Frame 1 (no input): blank canvas, image omitted
Frame 60 (the mouse pressed at the canvas centre just before this capture): blank canvas, image omitted
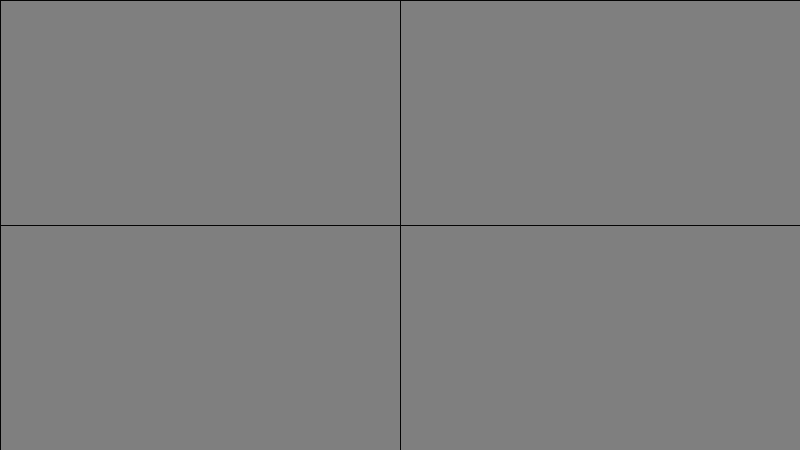
Frame 120 (the mouse held since frame 60 and released just before this capture)

The Processing sketch whose frames 1 and 60 were blank and that drew this single picture after the mouse press (run headless with seeded random() and noise(); from frame 60 on, the mouse is pressed at the canvas centre):

// Processing sketch: While_loop_grid
// ── While_loop_grid.pde
void setup(){
    size(800,450);
}


void draw(){
  background(127);  
  stroke(4);
  
  
  float Xpos=0;
  float Ypos=0;
  
  if (mouseX>0){
  while(Xpos<width){
    line(Xpos,0,Xpos,height);
    Xpos=Xpos+mouseX;
  }
  }
  
  
  if (mouseY>0){
  while(Ypos<width){
    line(0,Ypos,width,Ypos);
    Ypos=Ypos+mouseY;
  }
  }
}
